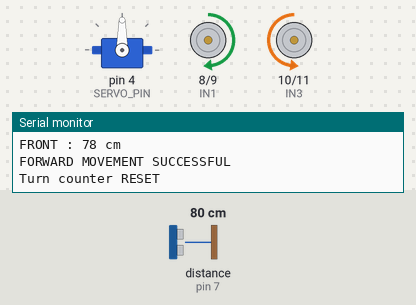
The sketch below on a simulated Arduino Uno, built with avr-gcc and run on an emulated ATmega328P. Parts: servo, motor-driver pin pairs drawn as motors (green arrow = first pin HIGH = forward, orange = second pin HIGH = backward, longer = more drive, scaled by the enable pin), the last lines printed to the serial monitor. Wiring (inferred from the names in the program): ultrasonic range finder: trigger pin 6; echo pin 7. The inputs (shaded band) are chosen by the test bench; at power-on: distance to the obstacle (sensor on pin 7) 80 cm. The echo pulse lasts 58.3 µs per cm.

Above: at 2.2 s.
2.3 s: distance to the obstacle (sensor on pin 7) set to 39 cm
5.3 s: distance to the obstacle (sensor on pin 7) set to 34 cm
At 5.7 s:
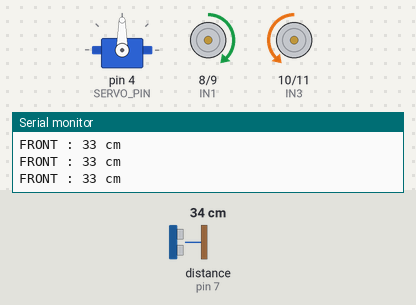
6.8 s: distance to the obstacle (sensor on pin 7) set to 26 cm
8.3 s: distance to the obstacle (sensor on pin 7) set to 20 cm
At 10.1 s:
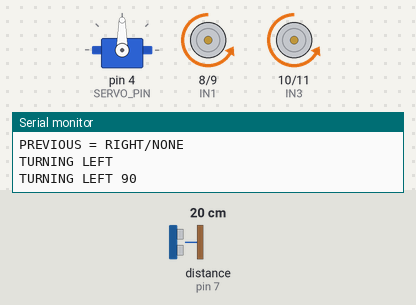
At 14.7 s:
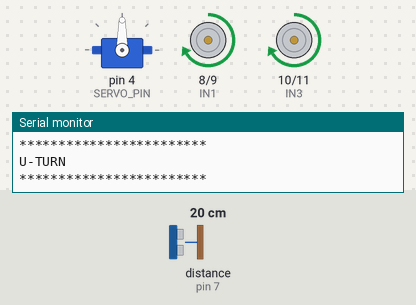
Timing chart, 0 to 15.3 s (numbered marks = the images above; inputs shaded):
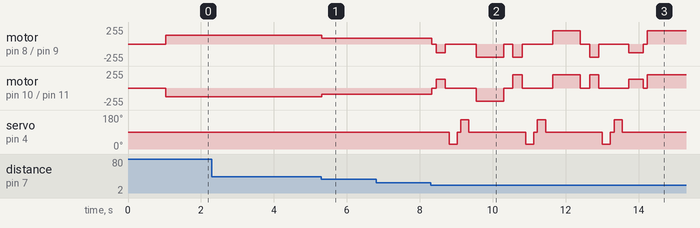

The sketch:

obstacle_avoidance_robot.ino
```cpp
#include <Servo.h>

Servo myservo;

//================================================
// PINS
//================================================

// Ultrasonic
#define TRIG_PIN 6
#define ECHO_PIN 7

// L298N
#define ENA 3
#define ENB 5

#define IN1 8
#define IN2 9
#define IN3 10
#define IN4 11

// MG90S
#define SERVO_PIN 4

//================================================
// SETTINGS
//================================================

const int SAFE_DISTANCE = 22;

const int FORWARD_SPEED = 130;
const int SLOW_SPEED = 90;
const int TURN_SPEED = 200;

// Servo positions
const int CENTER = 90;
const int LEFT = 25;
const int RIGHT = 155;

// Turn timings
// Tune these according to your robot
const int TURN_90_TIME = 750;
const int TURN_180_TIME = 1500;

// Reverse distance/time
const int REVERSE_TIME = 250;

//================================================
// LOOP DETECTION
//================================================

// Number of consecutive turns without
// successful forward movement
int turnCount = 0;

// Last turn:
// 'L' = left
// 'R' = right
// 'N' = none
char lastTurn = 'N';

//================================================
// ULTRASONIC
//================================================

long duration;

int getDistance()
{
  digitalWrite(TRIG_PIN, LOW);
  delayMicroseconds(2);

  digitalWrite(TRIG_PIN, HIGH);
  delayMicroseconds(10);

  digitalWrite(TRIG_PIN, LOW);

  duration = pulseIn(ECHO_PIN, HIGH, 30000);

  // No echo = assume path is clear
  if (duration == 0)
  {
    return 400;
  }

  int distance = duration * 0.034 / 2;

  return distance;
}

//================================================
// STOP
//================================================

void stopRobot()
{
  analogWrite(ENA, 0);
  analogWrite(ENB, 0);

  digitalWrite(IN1, LOW);
  digitalWrite(IN2, LOW);

  digitalWrite(IN3, LOW);
  digitalWrite(IN4, LOW);
}

//================================================
// FORWARD
//================================================

void moveForward()
{
  analogWrite(ENA, FORWARD_SPEED);
  analogWrite(ENB, FORWARD_SPEED);

  // LEFT MOTORS FORWARD
  digitalWrite(IN1, HIGH);
  digitalWrite(IN2, LOW);

  // RIGHT MOTORS FORWARD
  digitalWrite(IN3, LOW);
  digitalWrite(IN4, HIGH);
}

//================================================
// SLOW FORWARD
//================================================

void moveSlow()
{
  analogWrite(ENA, SLOW_SPEED);
  analogWrite(ENB, SLOW_SPEED);

  // LEFT MOTORS FORWARD
  digitalWrite(IN1, HIGH);
  digitalWrite(IN2, LOW);

  // RIGHT MOTORS FORWARD
  digitalWrite(IN3, LOW);
  digitalWrite(IN4, HIGH);
}

//================================================
// BACKWARD
//================================================

void moveBackward()
{
  analogWrite(ENA, FORWARD_SPEED);
  analogWrite(ENB, FORWARD_SPEED);

  // LEFT MOTORS BACKWARD
  digitalWrite(IN1, LOW);
  digitalWrite(IN2, HIGH);

  // RIGHT MOTORS BACKWARD
  digitalWrite(IN3, HIGH);
  digitalWrite(IN4, LOW);
}

//================================================
// TURN LEFT 90°
//================================================

void turnLeft90()
{
  Serial.println("TURNING LEFT 90");

  analogWrite(ENA, TURN_SPEED);
  analogWrite(ENB, TURN_SPEED);

  // LEFT BACKWARD
  digitalWrite(IN1, LOW);
  digitalWrite(IN2, HIGH);

  // RIGHT FORWARD
  digitalWrite(IN3, LOW);
  digitalWrite(IN4, HIGH);

  delay(TURN_90_TIME);

  stopRobot();

  delay(100);
}

//================================================
// TURN RIGHT 90°
//================================================

void turnRight90()
{
  Serial.println("TURNING RIGHT 90");

  analogWrite(ENA, TURN_SPEED);
  analogWrite(ENB, TURN_SPEED);

  // LEFT FORWARD
  digitalWrite(IN1, HIGH);
  digitalWrite(IN2, LOW);

  // RIGHT BACKWARD
  digitalWrite(IN3, HIGH);
  digitalWrite(IN4, LOW);

  delay(TURN_90_TIME);

  stopRobot();

  delay(100);
}

//================================================
// TURN 180°
//================================================

void turn180()
{
  Serial.println("************************");
  Serial.println("U-TURN");
  Serial.println("************************");

  analogWrite(ENA, TURN_SPEED);
  analogWrite(ENB, TURN_SPEED);

  // LEFT FORWARD
  digitalWrite(IN1, HIGH);
  digitalWrite(IN2, LOW);

  // RIGHT BACKWARD
  digitalWrite(IN3, HIGH);
  digitalWrite(IN4, LOW);

  delay(TURN_180_TIME);

  stopRobot();

  delay(150);
}

//================================================
// SERVO CENTER
//================================================

void lookCenter()
{
  myservo.write(CENTER);

  delay(100);
}

//================================================
// LOOK LEFT
//================================================

int lookLeft()
{
  myservo.write(LEFT);

  delay(220);

  int distance = getDistance();

  Serial.print("LEFT : ");
  Serial.println(distance);

  return distance;
}

//================================================
// LOOK RIGHT
//================================================

int lookRight()
{
  myservo.write(RIGHT);

  delay(220);

  int distance = getDistance();

  Serial.print("RIGHT : ");
  Serial.println(distance);

  return distance;
}

//================================================
// RECORD LEFT TURN
//================================================

void recordLeftTurn()
{
  if (lastTurn == 'R')
  {
    turnCount++;
  }
  else
  {
    turnCount = 1;
  }

  lastTurn = 'L';

  Serial.print("Turn count = ");
  Serial.println(turnCount);
}

//================================================
// RECORD RIGHT TURN
//================================================

void recordRightTurn()
{
  if (lastTurn == 'L')
  {
    turnCount++;
  }
  else
  {
    turnCount = 1;
  }

  lastTurn = 'R';

  Serial.print("Turn count = ");
  Serial.println(turnCount);
}

//================================================
// RESET LOOP COUNTER
//================================================

void resetTurnMemory()
{
  turnCount = 0;
  lastTurn = 'N';

  Serial.println("FORWARD MOVEMENT SUCCESSFUL");
  Serial.println("Turn counter RESET");
}

//================================================
// OBSTACLE AVOIDANCE
//================================================

void avoidObstacle()
{
  Serial.println();
  Serial.println("========================");
  Serial.println("OBSTACLE DETECTED");
  Serial.println("========================");

  // STOP
  stopRobot();

  delay(100);

  // ---------------------------------------------
  // FIRST: CHECK IF WE ARE ALREADY IN A LOOP
  // ---------------------------------------------

  if (turnCount >= 3)
  {
    Serial.println("LOOP DETECTED!");
    Serial.println("MORE THAN 2 TURNS WITHOUT FORWARD MOVEMENT");

    // Move backward slightly
    moveBackward();
    delay(400);

    stopRobot();
    delay(100);

    // U-TURN
    turn180();

    // Reset memory
    turnCount = 0;
    lastTurn = 'N';

    lookCenter();

    return;
  }

  // ---------------------------------------------
  // REVERSE SLIGHTLY
  // ---------------------------------------------

  moveBackward();

  delay(REVERSE_TIME);

  stopRobot();

  delay(100);

  // ---------------------------------------------
  // SCAN LEFT
  // ---------------------------------------------

  int leftDistance = lookLeft();

  // ---------------------------------------------
  // CENTER
  // ---------------------------------------------

  lookCenter();

  // ---------------------------------------------
  // SCAN RIGHT
  // ---------------------------------------------

  int rightDistance = lookRight();

  // ---------------------------------------------
  // CENTER
  // ---------------------------------------------

  lookCenter();

  // ---------------------------------------------
  // PRINT RESULTS
  // ---------------------------------------------

  Serial.println("------------------------");

  Serial.print("LEFT   : ");
  Serial.println(leftDistance);

  Serial.print("RIGHT  : ");
  Serial.println(rightDistance);

  Serial.print("TURNS  : ");
  Serial.println(turnCount);

  Serial.println("------------------------");

  //================================================
  // BOTH SIDES BLOCKED
  //================================================

  if (leftDistance <= SAFE_DISTANCE &&
      rightDistance <= SAFE_DISTANCE)
  {
    Serial.println("BOTH SIDES BLOCKED");

    turnCount++;

    // If this is the third consecutive turn
    // without forward progress → U-TURN
    if (turnCount >= 3)
    {
      Serial.println("TOO MANY TURNS");
      Serial.println("PERFORMING U-TURN");

      moveBackward();
      delay(400);

      stopRobot();

      delay(100);

      turn180();

      turnCount = 0;
      lastTurn = 'N';

      return;
    }

    // Otherwise choose opposite direction
    // from the previous turn

    if (lastTurn == 'L')
    {
      Serial.println("PREVIOUS = LEFT");
      Serial.println("TURNING RIGHT");

      turnRight90();

      lastTurn = 'R';
    }
    else
    {
      Serial.println("PREVIOUS = RIGHT/NONE");
      Serial.println("TURNING LEFT");

      turnLeft90();

      lastTurn = 'L';
    }

    return;
  }

  //================================================
  // LEFT IS CLEARER
  //================================================

  if (leftDistance > rightDistance + 5)
  {
    Serial.println("LEFT IS CLEARER");

    recordLeftTurn();

    // Check loop BEFORE turning
    if (turnCount >= 3)
    {
      Serial.println("LOOP DETECTED");
      Serial.println("U-TURN");

      moveBackward();
      delay(400);

      turn180();

      turnCount = 0;
      lastTurn = 'N';

      return;
    }

    turnLeft90();

    return;
  }

  //================================================
  // RIGHT IS CLEARER
  //================================================

  if (rightDistance > leftDistance + 5)
  {
    Serial.println("RIGHT IS CLEARER");

    recordRightTurn();

    // Check loop BEFORE turning
    if (turnCount >= 3)
    {
      Serial.println("LOOP DETECTED");
      Serial.println("U-TURN");

      moveBackward();
      delay(400);

      turn180();

      turnCount = 0;
      lastTurn = 'N';

      return;
    }

    turnRight90();

    return;
  }

  //================================================
  // BOTH DIRECTIONS ALMOST SAME
  //================================================

  Serial.println("LEFT AND RIGHT ALMOST SAME");

  // Alternate based on previous direction
  if (lastTurn == 'L')
  {
    recordRightTurn();

    if (turnCount >= 3)
    {
      Serial.println("LOOP DETECTED");

      moveBackward();
      delay(400);

      turn180();

      turnCount = 0;
      lastTurn = 'N';

      return;
    }

    turnRight90();
  }
  else
  {
    recordLeftTurn();

    if (turnCount >= 3)
    {
      Serial.println("LOOP DETECTED");

      moveBackward();
      delay(400);

      turn180();

      turnCount = 0;
      lastTurn = 'N';

      return;
    }

    turnLeft90();
  }
}

//================================================
// SETUP
//================================================

void setup()
{
  Serial.begin(9600);

  pinMode(TRIG_PIN, OUTPUT);
  pinMode(ECHO_PIN, INPUT);

  pinMode(ENA, OUTPUT);
  pinMode(ENB, OUTPUT);

  pinMode(IN1, OUTPUT);
  pinMode(IN2, OUTPUT);

  pinMode(IN3, OUTPUT);
  pinMode(IN4, OUTPUT);

  myservo.attach(SERVO_PIN);

  myservo.write(CENTER);

  stopRobot();

  delay(1000);

  Serial.println();
  Serial.println("========================");
  Serial.println("OBSTACLE AVOIDANCE BOT");
  Serial.println("========================");
}

//================================================
// MAIN LOOP
//================================================

void loop()
{
  int frontDistance = getDistance();

  Serial.print("FRONT : ");
  Serial.print(frontDistance);
  Serial.println(" cm");

  //================================================
  // OBSTACLE AT 22 CM OR LESS
  //================================================

  if (frontDistance <= SAFE_DISTANCE)
  {
    stopRobot();

    avoidObstacle();
  }

  //================================================
  // APPROACHING OBSTACLE
  //================================================

  else if (frontDistance <= 35)
  {
    moveSlow();
  }

  //================================================
  // CLEAR PATH
  //================================================

  else
  {
    moveForward();

    // IMPORTANT:
    // The robot has a clear forward path.
    // Therefore, it has successfully moved forward.
    // Reset the left-right loop counter.

    resetTurnMemory();
  }

  delay(30);
}
```

Measured:
- the behaviour switches between 37 and 36 cm on distance to the obstacle (sensor on pin 7) (found by bisection; images 0 and 1)
- the behaviour switches between 24 and 23 cm on distance to the obstacle (sensor on pin 7) (found by bisection; images 1 and 2)
- after the input at 5.3 s, motor on pin 8 (IN1) / pin 9 (IN2): forward 130/255 → forward 90/255 at once; motor on pin 10 (IN3) / pin 11 (IN4): backward 130/255 → backward 90/255 at once
